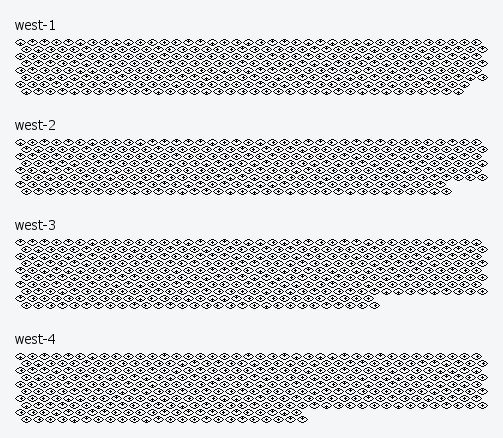
#> input picture challenges/eyesreading/src/1x-eyes-west_original.png, 503 x 438 px
$ python eye_writer.py
#> lines starting #> are read from the running program, lines starting #| are printed output that depends on the picture
from PIL import Image

def compile_message(message: str) -> list:
    lines = []
    index = 0
    while index < len(message):
        lines.append(['', ''])
        top = True
        count = 0
        while count < 26 and index+count < len(message):
            num = ord(message[index+count]) - 32
            if top:
                lines[-1][0] += str(num//25) + str((num//5)%5)
                lines[-1][1] += str(num%5)
            else:
                lines[-1][0] += str(num%5)
                lines[-1][1] += str((num//5)%5) + str(num//25)
            top = not top
            count += 1
        index += count

    return lines

def write_eyes(compiled_eyes: list):
    eyes = [[[0, 0, 0, 0, 1, 1, 1, 0, 0, 0, 0],  # 0
             [0, 0, 1, 1, 0, 0, 0, 1, 1, 0, 0],
             [0, 1, 0, 0, 0, 1, 0, 0, 0, 1, 0],
             [1, 0, 0, 0, 1, 1, 1, 0, 0, 0, 1],
             [0, 1, 0, 0, 0, 1, 0, 0, 0, 1, 0],
             [0, 0, 1, 1, 0, 0, 0, 1, 1, 0, 0],
             [0, 0, 0, 0, 1, 1, 1, 0, 0, 0, 0]],

            [[0, 0, 0, 0, 1, 1, 1, 0, 0, 0, 0],  # 1
             [0, 0, 1, 1, 0, 1, 0, 1, 1, 0, 0],
             [0, 1, 0, 0, 1, 1, 1, 0, 0, 1, 0],
             [1, 0, 0, 0, 0, 1, 0, 0, 0, 0, 1],
             [0, 1, 0, 0, 0, 0, 0, 0, 0, 1, 0],
             [0, 0, 1, 1, 0, 0, 0, 1, 1, 0, 0],
             [0, 0, 0, 0, 1, 1, 1, 0, 0, 0, 0]],

            [[0, 0, 0, 0, 1, 1, 1, 0, 0, 0, 0],  # 2
             [0, 0, 1, 1, 0, 0, 0, 1, 1, 0, 0],
             [0, 1, 0, 0, 0, 0, 1, 0, 0, 1, 0],
             [1, 0, 0, 0, 0, 1, 1, 1, 0, 0, 1],
             [0, 1, 0, 0, 0, 0, 1, 0, 0, 1, 0],
             [0, 0, 1, 1, 0, 0, 0, 1, 1, 0, 0],
             [0, 0, 0, 0, 1, 1, 1, 0, 0, 0, 0]],

            [[0, 0, 0, 0, 1, 1, 1, 0, 0, 0, 0],  # 3
             [0, 0, 1, 1, 0, 0, 0, 1, 1, 0, 0],
             [0, 1, 0, 0, 0, 0, 0, 0, 0, 1, 0],
             [1, 0, 0, 0, 0, 1, 0, 0, 0, 0, 1],
             [0, 1, 0, 0, 1, 1, 1, 0, 0, 1, 0],
             [0, 0, 1, 1, 0, 1, 0, 1, 1, 0, 0],
             [0, 0, 0, 0, 1, 1, 1, 0, 0, 0, 0]],

            [[0, 0, 0, 0, 1, 1, 1, 0, 0, 0, 0],  # 4
             [0, 0, 1, 1, 0, 0, 0, 1, 1, 0, 0],
             [0, 1, 0, 0, 1, 0, 0, 0, 0, 1, 0],
             [1, 0, 0, 1, 1, 1, 0, 0, 0, 0, 1],
             [0, 1, 0, 0, 1, 0, 0, 0, 0, 1, 0],
             [0, 0, 1, 1, 0, 0, 0, 1, 1, 0, 0],
             [0, 0, 0, 0, 1, 1, 1, 0, 0, 0, 0]]]

    image = Image.open('1x-eyes-west_original.png')
    size = image.size
    headline = 29
    offset_x = 16 # 22
    offset_y = size[1] + headline # 22
    line_gap = 7
    gap = 12

    image2 = image.resize((size[0], size[1] + headline + line_gap*2*len(compiled_eyes) + 15))

    # copy original
    for x in range(size[0]):
        for y in range(size[1]):
            image2.putpixel((x, y), image.getpixel((x, y)))

    # fill background
    for x in range(size[0]):
        for y in range(size[1], image2.size[1]):
            image2.putpixel((x, y), (245, 246, 247, 255))

    # copy and place west-
    for x in range(48):
        for y in range(10):
            image2.putpixel((x, y+size[1]+10), image.getpixel((x, y + 20)))

    # copy and place '5'
    image = Image.open('1x-eyes-east.png')
    for x in range(6):
        for y in range(10):
            image2.putpixel((x + 48, y+size[1]+10), image.getpixel((x+46, y + 476)))


    image = image2

    for i in range(len(compiled_eyes)):

        for pos in range(len(compiled_eyes[i][0])):
            num = int(compiled_eyes[i][0][pos])
            for y in range(len(eyes[num])):
                for x in range(len(eyes[num][0])):
                    if (eyes[num][y][x] == 1):
                        print((x + pos*gap + offset_x, y + i*line_gap*2 + offset_y))
                        image.putpixel((x + pos*gap + offset_x, y + i*line_gap*2 + offset_y), (0, 0, 0, 255))
        for pos in range(len(compiled_eyes[i][1])):
            num = int(compiled_eyes[i][1][pos])
            for y in range(len(eyes[num])):
                for x in range(len(eyes[num][0])):
                    if (eyes[num][y][x] == 1):
                        image.putpixel((x + pos*gap + offset_x + 5, y + i*line_gap*2 + offset_y + line_gap), (0, 0, 0, 255))

    image.save('1x-eyes-west.png', 'png', bitmap_format='png')

message_ascii = 'C0ngran7UlaTi0n, YoU managed T0 read and par5e 7he eYe$! Here i5 Y0Ur flag: he2024[eYe5_$7ill_keep_a_5ecreT]. Replace bracke7$ bef0re checking in!'
for z in message_ascii:
    if ord(z) > 82+32:
        raise SyntaxError('In den originalen Eye Messages kommen keine Werte über 82 vor, somit keine Zeichen > "r"... -> ' + z)

compiled = compile_message(message_ascii)
print(compiled)

write_eyes(compiled)
#> in write_eyes, image is the input picture: PIL image 503x438 RGBA; mean R, G, B, A 207.1, 207.9, 208.8, 255
#> in write_eyes, `image2 = image.resize((size[0], size[1] + headline + line_gap*2*len(co..`:
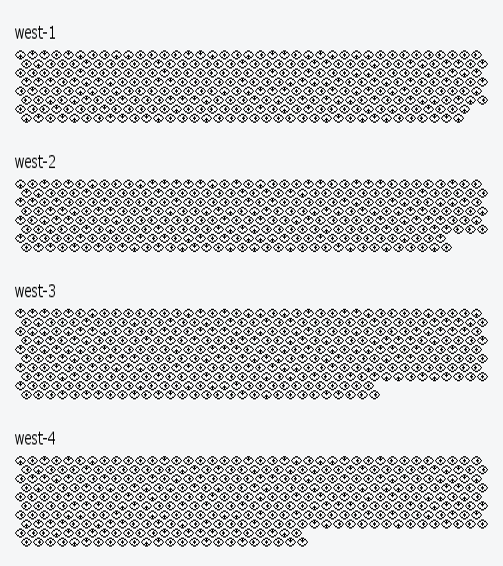
#> image2: PIL image 503x566 RGBA; mean R, G, B, A 206.5, 207.2, 207.9, 255
#> after the loop in write_eyes, `for x in range(size[0]):`:
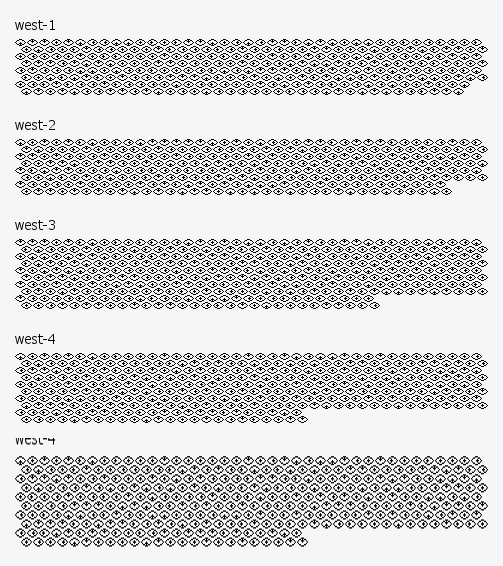
#> image2: PIL image 503x566 RGBA; mean R, G, B, A 205.4, 206.2, 207, 255
#> after the loop in write_eyes, `for x in range(size[0]):`:
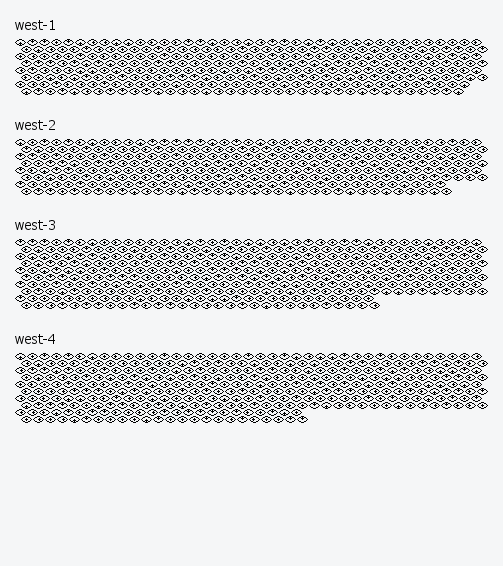
#> image2: PIL image 503x566 RGBA; mean R, G, B, A 215.7, 216.5, 217.4, 255
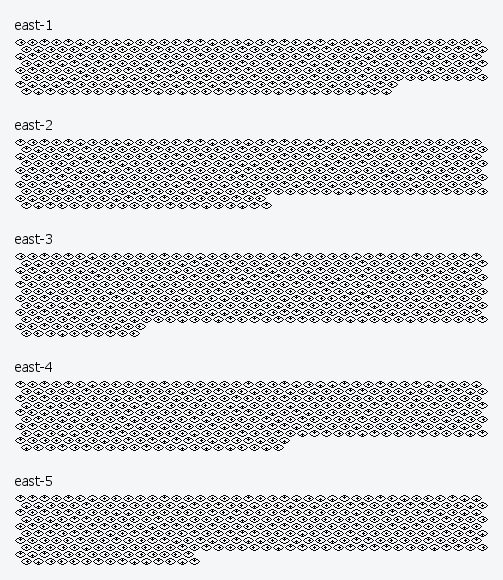
#> input picture challenges/eyesreading/src/1x-eyes-east.png, 503 x 580 px
#> in write_eyes, image is the input picture: PIL image 503x580 RGBA; mean R, G, B, A 207.6, 208.5, 209.3, 255
#> after the loop in write_eyes, `for i in range(len(compiled_eyes)):`:
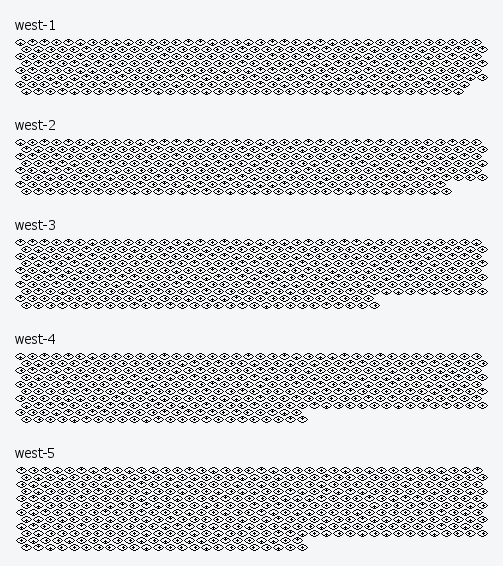
#> image: PIL image 503x566 RGBA; mean R, G, B, A 206.2, 207, 207.8, 255
